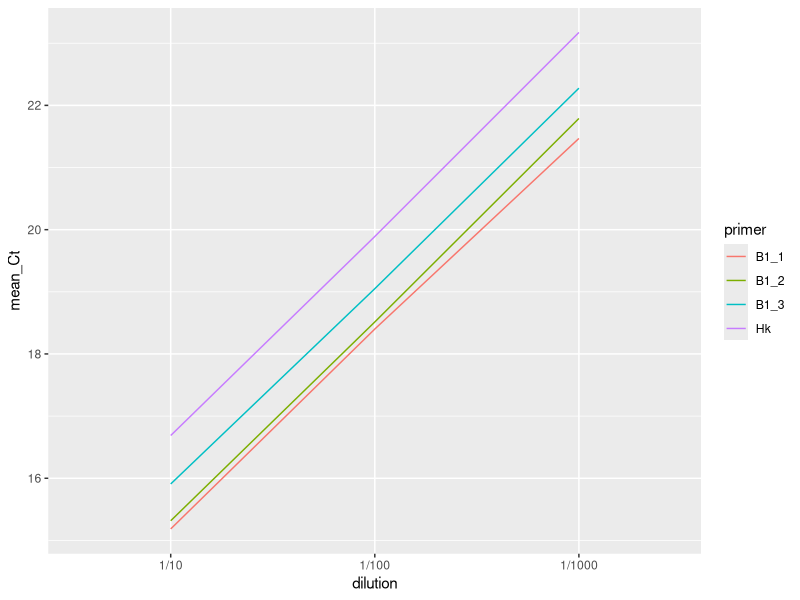

Reproduce this figure in R.
## ---- chunk 1
set.seed(10) #just for reproducibility
nDil <- 3 #No. of dilution
geneB1_1 <- rbind(rnorm(nDil, 15.2, .03),
                rnorm(nDil, 18.4, .03),
                rnorm(nDil, 21.5, .03))
geneB1_1

geneB1_2 <- rbind(rnorm(nDil, 15.3, .03),
                rnorm(nDil, 18.5, .03),
                rnorm(nDil, 21.8, .03))
geneB1_2

geneB1_3 <- rbind(rnorm(nDil, 15.9, .03),
                rnorm(nDil, 19.1, .03),
                rnorm(nDil, 22.3, .03))
geneB1_3

geneHk <- rbind(rnorm(nDil, 16.7, .03),
                rnorm(nDil, 19.9, .03),
                rnorm(nDil, 23.2, .03))
geneHk

geneB1 <- data.frame(rbind(geneB1_1, geneB1_2, geneB1_3, geneHk))

colnames(geneB1) <- c(paste0("run", seq(1:3)))
geneB1$mean_Ct <- apply(geneB1, 1, mean)
geneB1$dilution <- rep(c("1/10", "1/100", "1/1000"), times= 4)
geneB1$primer <- c(rep("B1_1", times = 3), rep("B1_2", times = 3), rep("B1_3", times = 3), rep("Hk", times = 3))
## ---- chunk 2
geneB1
## ---- chunk 3
library(tidyverse)
library(dplyr)
geneB1 %>% ggplot(aes(x=dilution, y = mean_Ct, group=primer, color=primer)) + 
  geom_line()
## ---- chunk 4
geneB1 <- geneB1 %>% group_by(primer) %>% 
  mutate(slope = round(lm(mean_Ct ~ dilution)$coefficients[2], 3))
geneB1
## ---- chunk 5
geneB1$efficiency <- round((10^(1/geneB1$slope) - 1)*100, 2)
geneB1

efficiencies <- unique(geneB1$efficiency)
names(efficiencies) <- unique(geneB1$primer)
efficiencies
